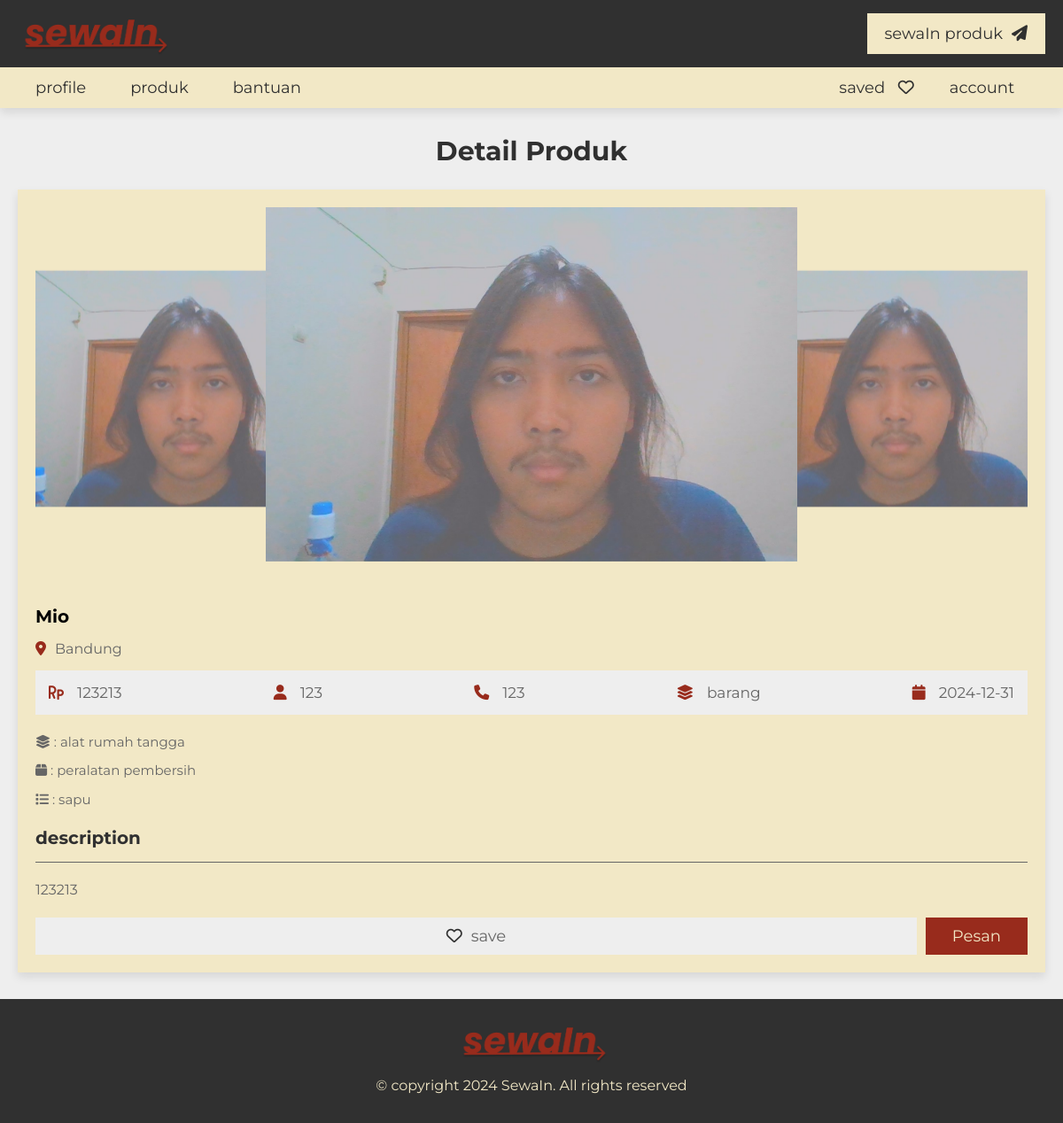
The page /project/view_product.php?get_id=8 on the database its author committed.
### tables this page shows
CREATE TABLE `product` (
  `id` int(20) NOT NULL,
  `user_id` int(20) NOT NULL,
  `product_name` varchar(50) NOT NULL,
  `address` varchar(300) NOT NULL,
  `price` varchar(10) NOT NULL,
  `type` varchar(10) NOT NULL,
  `category` varchar(50) NOT NULL,
  `sub_category` varchar(50) NOT NULL,
  `specific_category` varchar(50) NOT NULL,
  `image_01` varchar(50) NOT NULL,
  `image_02` varchar(50) NOT NULL,
  `image_03` varchar(50) NOT NULL,
  `image_04` varchar(50) NOT NULL,
  `image_05` varchar(50) NOT NULL,
  `description` varchar(1000) NOT NULL,
  `date` date NOT NULL DEFAULT current_timestamp(),
  `click_count` int(11) DEFAULT 0
);

CREATE TABLE `users` (
  `id` int(20) NOT NULL,
  `name` varchar(50) NOT NULL,
  `number` varchar(13) NOT NULL,
  `email` varchar(50) NOT NULL,
  `password` varchar(50) NOT NULL,
  `profile_pic` varchar(255) DEFAULT NULL
);

### project/view_product.php (the view, shortened to what this page needs)
<?php
include 'components/connect.php';
if(isset($_COOKIE['user_id'])){
   $user_id = $_COOKIE['user_id'];
}else{
   $user_id = '';
}
if(isset($_GET['get_id'])){
   $get_id = $_GET['get_id'];
}else{
   $get_id = '';
   header('location:home.php');
}
?>
<!DOCTYPE html>
<html lang="en">
<head>
   <link rel="stylesheet" href="https://cdn.jsdelivr.net/npm/swiper@8/swiper-bundle.min.css" />
   <link rel="stylesheet" href="https://cdnjs.cloudflare.com/ajax/libs/font-awesome/6.2.0/css/all.min.css">
   <link rel="stylesheet" href="css/style.css">
</head>
<body>
<?php include 'components/user_header.php'; ?>
<section class="view-product">
   <h1 class="heading">detail produk</h1>
   <?php
      $select_properties = $conn->prepare("SELECT * FROM `product` WHERE id = ? ORDER BY date DESC LIMIT 1");
      $select_properties->execute([$get_id]);
      if($select_properties->rowCount() > 0){
         while($fetch_product = $select_properties->fetch(PDO::FETCH_ASSOC)){
         $select_user = $conn->prepare("SELECT * FROM `users` WHERE id = ?");
         $select_user->execute([$fetch_product['user_id']]);
         $fetch_user = $select_user->fetch(PDO::FETCH_ASSOC);
         $select_saved = $conn->prepare("SELECT * FROM `saved` WHERE product_id = ? and user_id = ?");
         $select_saved->execute([$fetch_product['id'], $user_id]);
   ?>
   <div class="details">
     <div class="swiper images-container">
         <div class="swiper-wrapper">
            <img src="uploaded_files/<?= $fetch_product['image_01']; ?>" alt="" class="swiper-slide">
         </div>
     </div>
      <h3 class="name"><?= $fetch_product['product_name']; ?></h3>
      <p class="location"><i class="fas fa-map-marker-alt"></i><span><?= $fetch_product['address']; ?></span></p>
      <div class="info">
         <p><i class="fas fa-rupiah-sign"></i><span><?= $fetch_product['price']; ?></span></p>
         <p><i class="fas fa-user"></i><span><?= $fetch_user['name']; ?></span></p>
         <p><i class="fas fa-phone"></i><a href="https://wa.me/62<?= substr($fetch_user['number'], 1); ?>"><?= $fetch_user['number']; ?></a></p>
         <p><i class="fas fa-layer-group"></i><span><?= $fetch_product['type']; ?></span></p>
         <p><i class="fas fa-calendar"></i><span><?= $fetch_product['date']; ?></span></p>
      </div>
      <p class="description-category"><i class="fas fa-layer-group"></i> : <?= $fetch_product['category']; ?></p>
      <?php
         if($fetch_product['type'] == 'kendaraan'){
      ?>
      <p class="description-category"><i class="fa-solid fa-car"></i> : <?= $fetch_product['sub_category']; ?></p>
      <?php
         }else if($fetch_product['type'] == 'tempat'){
      ?>
      <p class="description-category"><i class="fas fa-home"></i> : <?= $fetch_product['sub_category']; ?></p>
      <?php
         }else if($fetch_product['type'] == 'barang'){
      ?>
      <p class="description-category"><i class="fas fa-box"></i> : <?= $fetch_product['sub_category']; ?></p>
      <?php
         }
      ?>
      <p class="description-category"><i class="fas fa-list"></i> : <?= $fetch_product['specific_category']; ?></p>
      <h3 class="title">description</h3>
      <p class="description"><?= $fetch_product['description']; ?></p>
      <form action="" method="post" class="flex-btn">
         <?php
            if($select_saved->rowCount() > 0){
         ?>
         <button type="submit" name="save" class="save"><i class="fas fa-heart"></i><span>saved</span></button>
         <?php
            }else{
         ?>
         <button type="submit" name="save" class="save"><i class="far fa-heart"></i><span>save</span></button>
         <?php
            }
         ?>
         <input type="submit" value="pesan" name="send" class="btn">
      </form>
   </div>
   <?php
      }
   }else{
      echo '<p class="empty">product not found! <a href="post_product.php" style="margin-top:1.5rem;" class="btn">add new</a></p>';
   }
   ?>
</section>
<?php include 'components/footer.php'; ?>
</body>
</html>

### project/css/style.css (style rules this page uses)
:root { --main-color:#982B1C; --light-color:#666; --light-bg:#eee; --white:#F2E8C6; --black:#303030; --border:.1rem solid var(--light-color); --box-shadow:0 .5rem 1rem rgba(0,0,0,.1); }
* { font-family: 'Montserrat', sans-serif; margin: 0; padding: 0; box-sizing: border-box; outline: none; border: none; text-decoration: none; }
html { font-size: 62.5%; overflow-x: hidden; scroll-behavior: smooth; scroll-padding-top: 10rem; }
body { background-color: var(--light-bg); min-height: 100vh; margin: 0; }
section { padding: 3rem 2rem; max-width: 1200px; margin: 0 auto; }
.heading { text-align: center; padding-bottom: 2.5rem; font-size: 3rem; color: var(--black); text-transform: capitalize; }
.btn, .inline-btn { margin-top: 1rem; padding: 1rem 3rem; background-color: var(--main-color); color: var(--white); cursor: pointer; text-align: center; font-size: 1.8rem; text-transform: capitalize; }
.btn { display: block; width: fit-content; }
.flex-btn { display: flex; gap: 1rem; justify-content: space-between; align-items: flex-end; }
.view-product .details { background-color: var(--white); box-shadow: var(--box-shadow); padding: 2rem; overflow-x: hidden; }
.view-product .details .images-container { padding-bottom: 3rem; }
.view-product .details .images-container img { height: 40rem; object-fit: cover; width: 60rem; }
.view-product .details .name { font-size: 2rem; text-overflow: ellipsis; overflow-x: hidden; margin-bottom: .5rem; padding-top: 2rem; }
.view-product .details .location { padding-top: 1rem; font-size: 1.6rem; color: var(--light-color); }
.view-product .details .location i { margin-right: 1rem; color: var(--main-color); }
.view-product .details .info { display: flex; background-color: var(--light-bg); padding: 1.5rem; margin: 1.5rem 0; justify-content: space-between; align-items: center; flex-wrap: wrap; gap: 2rem; }
.view-product .details .info p { font-size: 1.7rem; }
.view-product .details .info p span, .view-product .details .info p a { color: var(--light-color); }
.view-product .details .info p i { margin-right: 1.5rem; color: var(--main-color); }
.view-product .details .title { font-size: 2rem; color: var(--black); padding-bottom: 1.5rem; padding-top: 1.5rem; border-bottom: var(--border); }
.view-product .details .description { padding-top: 1rem; margin: .5rem 0; margin-top: .5rem; font-size: 1.6rem; color: var(--light-color); line-height: 2; }
.view-product .details .description-category { padding-top: .5rem; margin: .5rem 0; margin-top: .5rem; font-size: 1.5rem; color: var(--light-color); line-height: 1.5; }
.view-product .details .save { width: 100%; background-color: var(--light-bg); cursor: pointer; padding: 1rem 3rem; font-size: 1.8rem; color: var(--light-color); }
.view-product .details .save i { margin-right: 1rem; color: var(--black); }

### rows shown on the page
product: image_01 (picture), product_name "Mio", address "Bandung", price "123213", user.name "123", user.number "123", type "barang", date "2024-12-31", category "alat rumah tangga", sub_category "peralatan pembersih", specific_category "sapu", description "123213"
